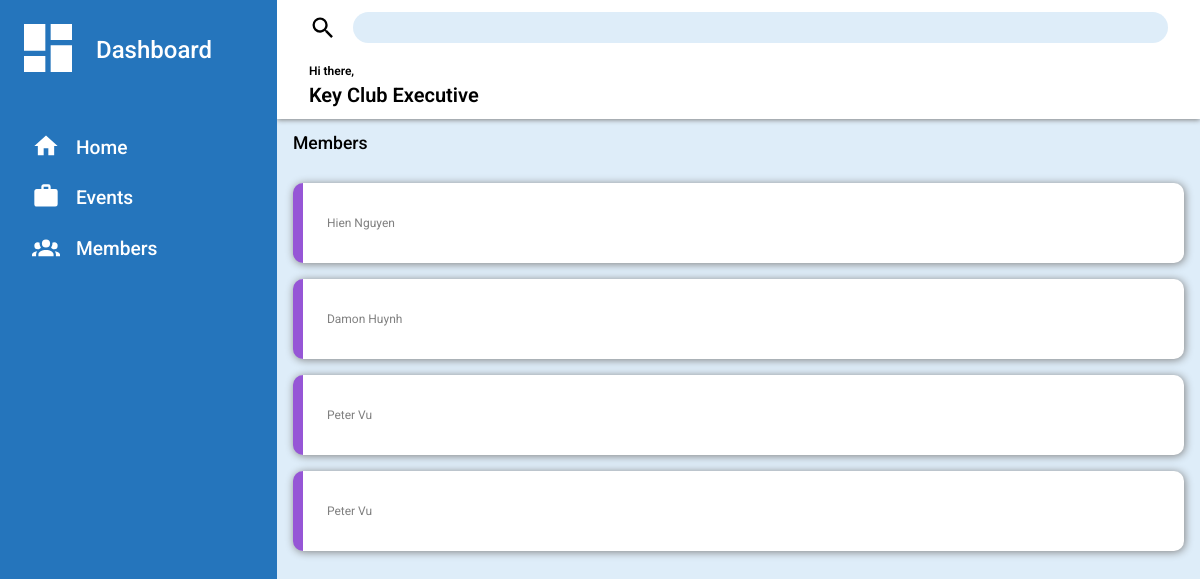
The app's page /members, older data.
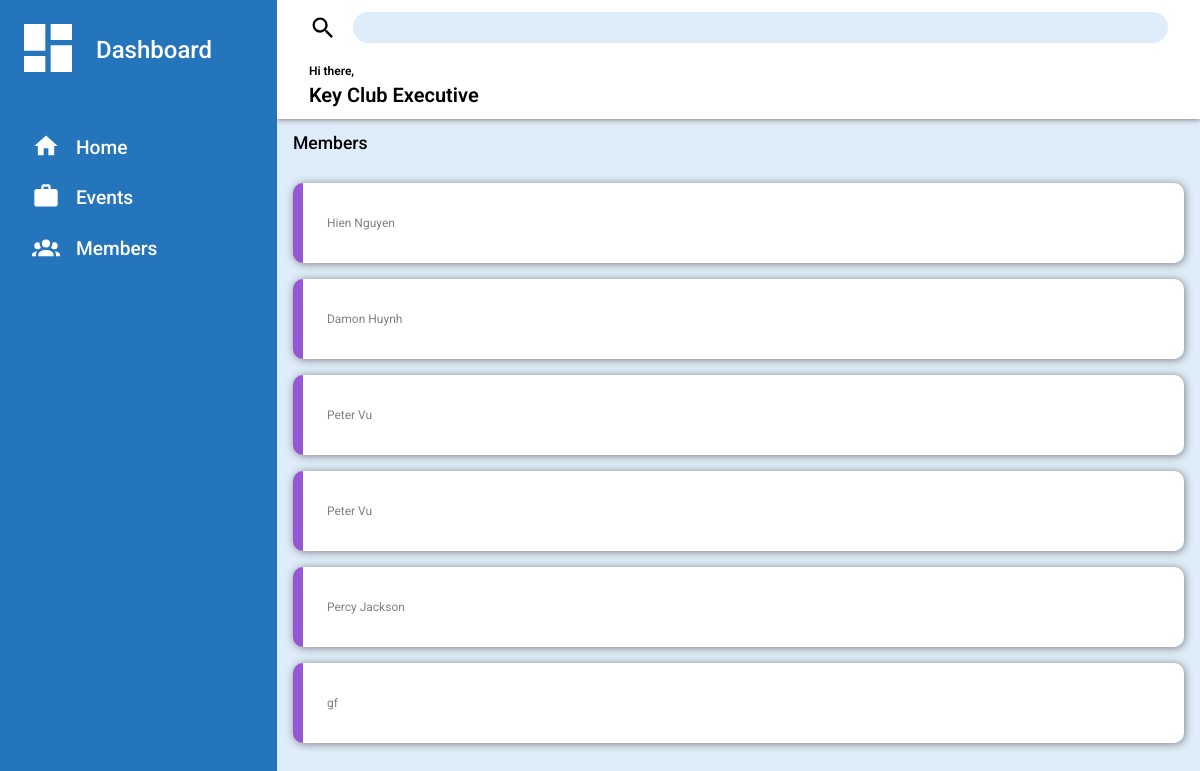
The same page, newer data.
### app.py (models this page shows)
class Member(db.Model):
    id = db.Column(db.Integer, primary_key = True)
    name = db.Column(db.String(100), unique = False, index = True)
    student_id = db.Column(db.Integer, index = True, unique = False)
    hours = db.Column(db.Integer, index = True, unique = False)
    grade = db.Column(db.Integer, index = True, unique = False)
    email = db.Column(db.String(100), unique = False, index = True)
    events = db.relationship('Event', secondary = member_event, backref = 'members')

### app.py (the view)
@app.route('/members')
def members():
    members = Member.query.all()
    return render_template('members.html', members = members)

### templates/members.html (shortened to what this page needs)
{% extends 'base.html' %}
{% block content %}
<div class="header">
    <div class="search">
            <input id="eventSearch" name="eventSearch" type="text" disabled>
    </div>
    <div>
        <div>
            <p class="greeting">Hi there,</p>
            <p class="username">Key Club Executive</p>
        </div>
    </div>
</div>
<div class="sidebar">
    <p><span><svg class="dash clickable" xmlns="http://www.w3.org/2000/svg" viewBox="0 0 24 24"><title>view-dashboard</title><path d="M13,3V9H21V3M13,21H21V11H13M3,21H11V15H3M3,13H11V3H3V13Z" /></svg></span>Dashboard</p>
    <ul>
        <a href="{{ url_for('dashboard') }}">
            <li class="clickable"><span><svg xmlns="http://www.w3.org/2000/svg" viewBox="0 0 24 24"><title>home</title><path d="M10,20V14H14V20H19V12H22L12,3L2,12H5V20H10Z" /></svg></span>Home</li>
        </a>
        <a href="{{ url_for('events') }}">
            <li class="clickable"><span><svg xmlns="http://www.w3.org/2000/svg" viewBox="0 0 24 24"><title>briefcase</title><path d="M10,2H14A2,2 0 0,1 16,4V6H20A2,2 0 0,1 22,8V19A2,2 0 0,1 20,21H4C2.89,21 2,20.1 2,19V8C2,6.89 2.89,6 4,6H8V4C8,2.89 8.89,2 10,2M14,6V4H10V6H14Z" /></svg></span>Events</li>
        </a>
        <a href="{{ url_for('members') }}">
            <li class="clickable"><span></span>Members</li>
        </a>
    </ul>
</div>
<div class="content">
    <div class="members">
        <p class="content-label">Members</p>
        {% for member in members %}
            <a class="clickable" href="{{ url_for('member', id = member.id)}}">
                <div>
                    <p> </p>{{ member.name }} </p>
                </div>
            </a>
        {% endfor %}
    </div>
</div>
{% endblock %}

Row changes from the older to the newer data that the page shows:
added Member: name "Percy Jackson"
added Member: name "gf"
